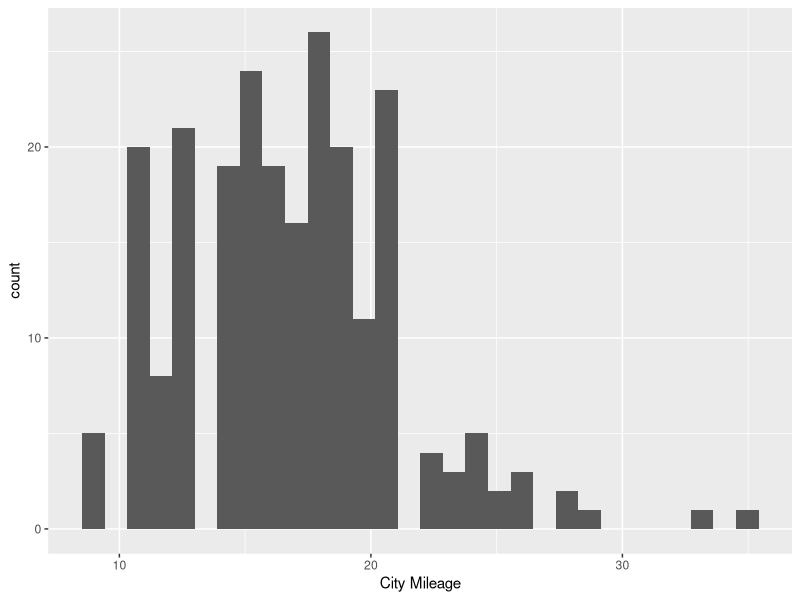
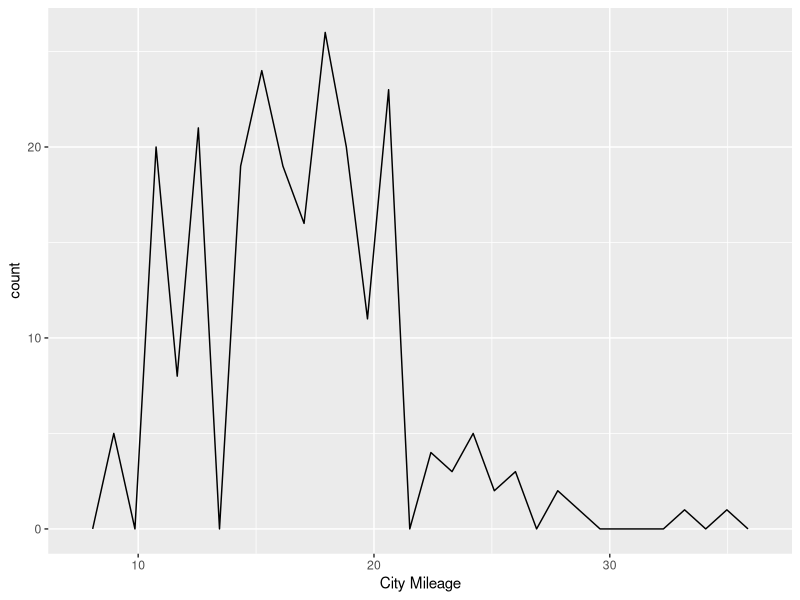
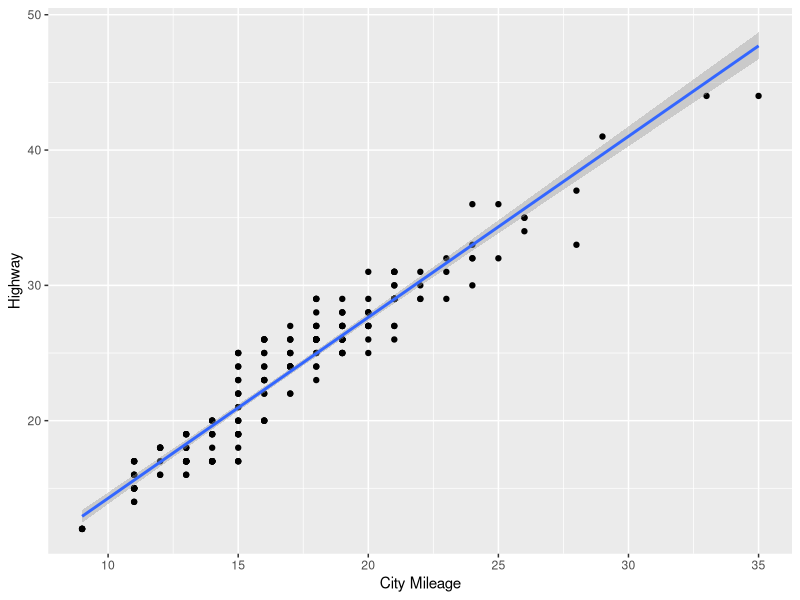
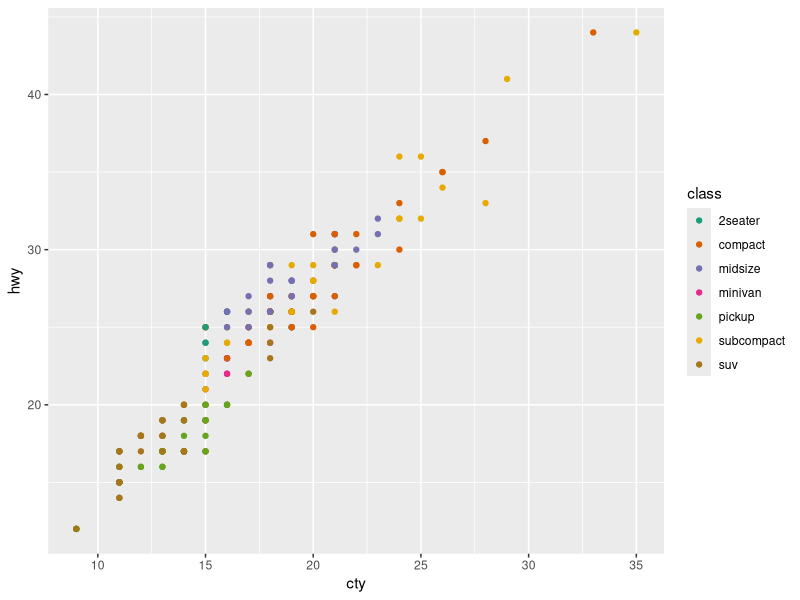

Write R code to recreate these figures, in order.
library(tidyverse)

#built-in datasets in R
data()

View(mpg)
?mpg

#Top level overview :
glimpse(mpg)

#dataset where city mileage is at least 20 :
mpg_efficient <- filter(mpg, cty>=20)
View(mpg_efficient)

#Ford dataset
mpg_ford <- filter(mpg, manufacturer == "ford")
View(mpg_ford)

#converting miles per hour to kilometers per liter :
mpg_metric <- mutate(mpg, cty_metric = cty * 0.425144)
glimpse(mpg_metric)


# Mean and Median of city mileage per class
mpg %>% 
  group_by(class) %>% 
  summarise(mean(cty),
            median(cty))





#Data Viz with ggplot2

ggplot(mpg, aes(x= cty)) +
  geom_histogram() +
  labs(x="City Mileage")

ggplot(mpg, aes(x= cty)) +
  geom_freqpoly() +
  labs(x="City Mileage")

# City v Highway mileage scatterplot and regression line:
ggplot(mpg, aes(x =cty,
                y = hwy))+
  geom_point()+
  labs(x="City Mileage",
       y="Highway")+
  geom_smooth(method ="lm")

ggplot(mpg, aes(x =cty,
                y = hwy,
                color = class))+
  geom_point()+
  scale_color_brewer(palette = "Dark2")